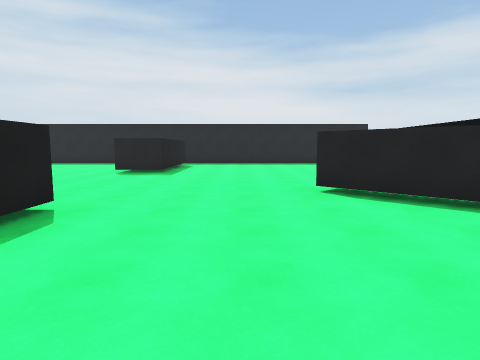
view 1 (above)

16 first-person views from a walk through a scene from a Unity 3-D project. The camera is 1.5 m above the floor, tilts 6° down and sees 75° across. The floor is counted in squares, 2 m on a side. Each view is taken from the middle of a square. On the plan, view 1 faces up. The plan holds only what a view shows up to about 10 squares ahead; the rest is blank. The place goes on beyond the plan.

view 2
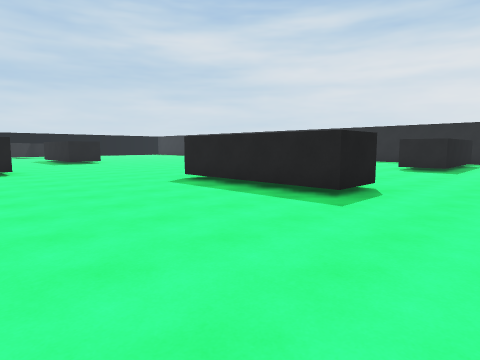

view 3
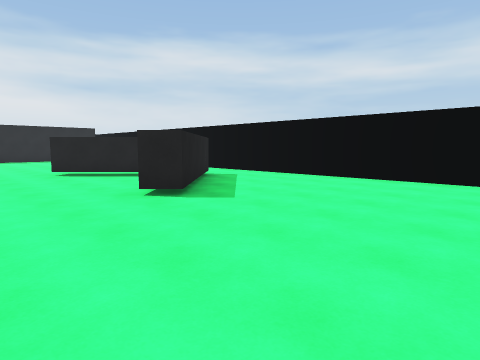

view 4
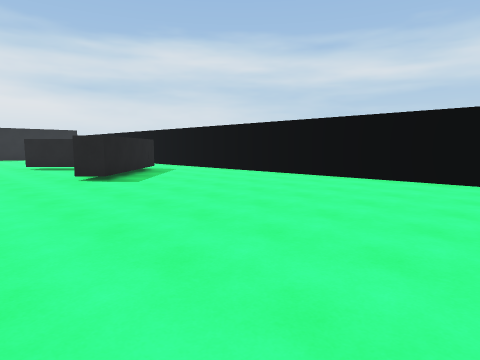

view 5
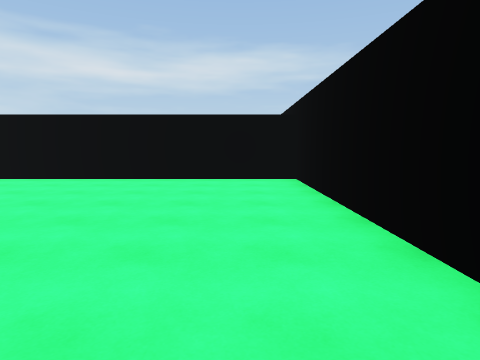

view 6
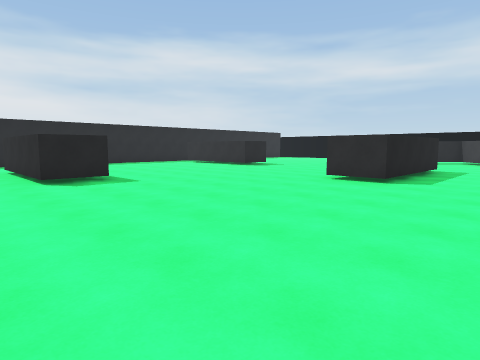

view 7
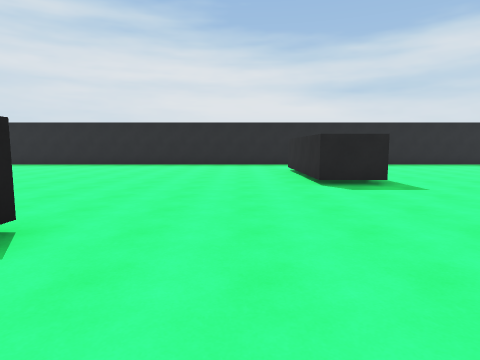

view 8
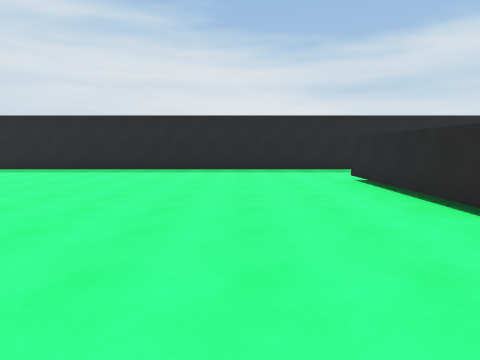

view 9
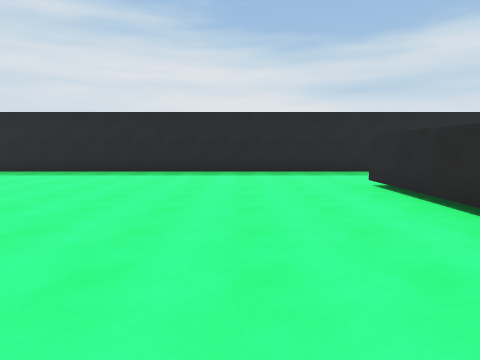

view 10
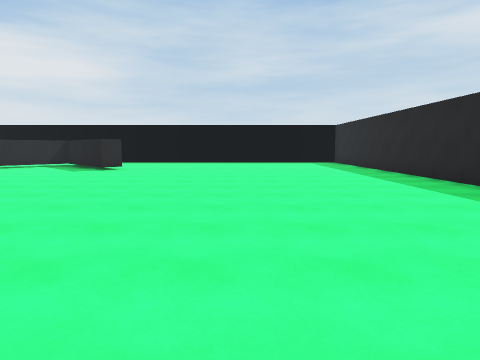

view 11
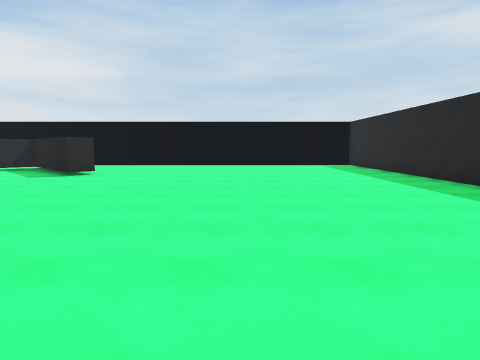

view 12
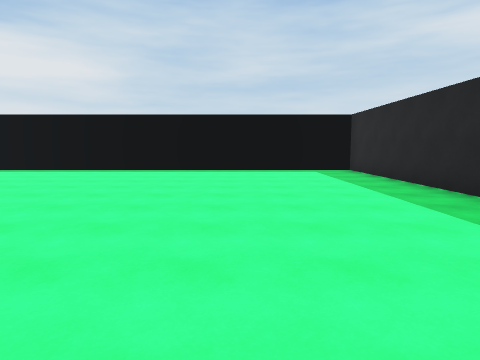

view 13
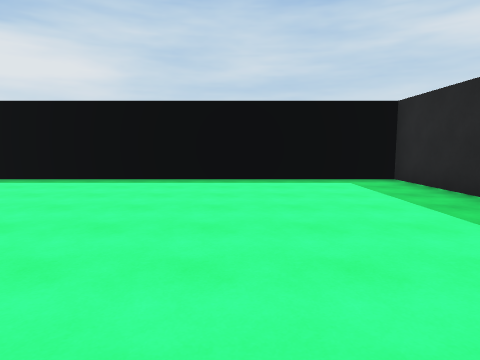

view 14
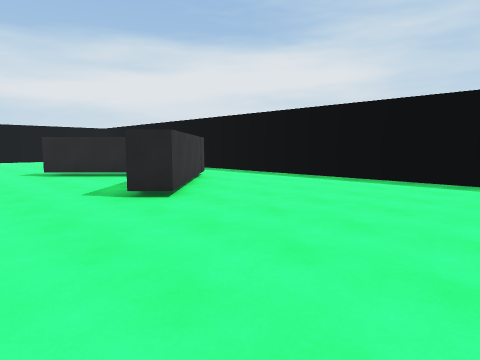

view 15
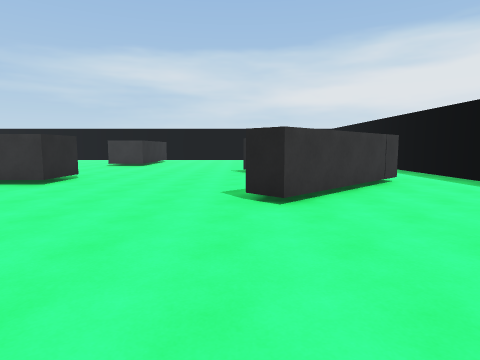

view 16
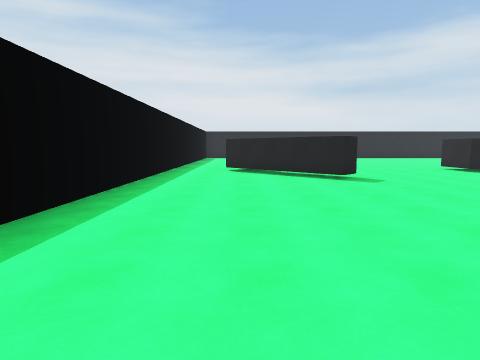

### Floor plan
Points are (right, up) in squares from view 1. A wall is a line through its corners. A room is listed if a view was taken in it or the views show most of it. See-through windows are left out.
Room 1 (views 1, 2, 3, 4, 5)
walls: (-2.3, 3.9) (-2.3, 2.4) (-6.3, 2.4) (-6.3, 3.9); (2.9, 3.6) (1.3, 5.3); (4.5, -8.3) (6.4, -8.3) (6.4, 2.9); (4.6, 2.9) (1.8, 0.1) (1.3, 0.6)
ways out: opening at (-8.2, 1.5) to room 2; opening at (-0.5, 3.8) to room 2; opening at (5.5, 3.5) to room 2
Room 2 (views 6, 7, 8, 9, 10, 11, 12, 13, 14, 15, 16)
walls: (-10, 7.2) (-11.4, 7.2) (-11.4, 11.2); (-19.1, 2.4) (-19.1, 3.8) (-18.1, 3.8); (-10, 14.6) (-28.3, 14.6) (-28.3, -1.9); (-25.1, 2.8) (-23.1, 0.8) (-23.6, 0.3) (-26.4, 3.1) (-23.6, 6) (-23.1, 5.5) (-25, 3.6); (-2.3, 10) (-2.3, 9.1) (-3.6, 9.1)
ways out: opening at (-8.2, 1.5) to room 1; opening at (-0.5, 3.8) to room 1; opening at (5.5, 3.5) to room 1

Where each view was taken, in squares from view 1:
view 1: 0 up, 0 right, facing up
view 2: 2 down, 0 right, facing up-left
view 3: 4 down, 1 left, facing up-right
view 4: 7 down, 1 left, facing up-right
view 5: 7 down, 1 left, facing right
view 6: 0 up, 13 left, facing up-right
view 7: 1 up, 13 left, facing up
view 8: 4 up, 14 left, facing up
view 9: 5 up, 14 left, facing up
view 10: 10 up, 13 left, facing left
view 11: 10 up, 15 left, facing left
view 12: 11 up, 18 left, facing left
view 13: 11 up, 21 left, facing left
view 14: 10 up, 21 left, facing down-left
view 15: 10 up, 23 left, facing down
view 16: 7 down, 26 left, facing up
